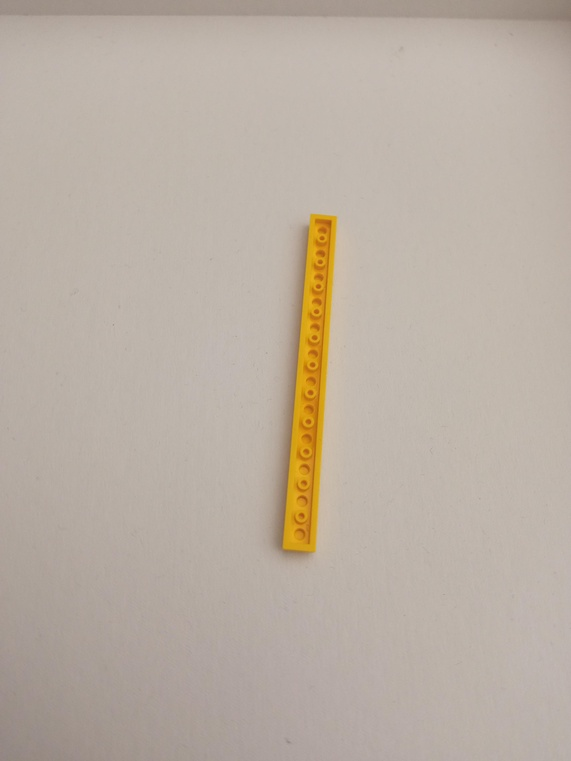
#> input picture imgs/0.jpg, 571 x 761 px, shrunk from 2448 x 3264 before the run
$ python -i script.py   (imports and definitions only)
#> lines starting #> are read from the running program, lines starting #| are printed output that depends on the picture; after the words box and inside, x2 and y2 are one past the last pixel; in counts of white or black regions, pixels touching at a corner belong together; pictures that were not available may be replaced by others from this repository, and a replacement may not be noted
# ======================== Imports ========================

import cv2
import numpy as np
from sklearn.cluster import KMeans
from collections import Counter
import matplotlib.pyplot as plt
import pandas as pd
import warnings
from IPython.display import display, Image
import os
import json
import sys

# ======================== Suppress Warnings ========================

# [2 lines not run here, left out]

# ======================== Global Model Parameters ========================

debug = False
imgLoadSizeRatio = 0.1
dataDir = 'imgs'

# Contours Configurations
kmeansBlurQuantity = 1
kmeansClusterSize = 8
cannyThreshold1 = 110
cannyThreshold2 = 200
numEdgeIterations = 10
contourConnectSize = 2

# Bounding Box Configurations
manyBBThreshold = 15
blurQntManyBB = 9
boundingBoxMinPossibleArea = 200
boundingBoxMaxPossibleAreaRatio = 0.3
boundingBoxIntersectionThreshold = 0.25

# BB Color Configurations
bbColorBlurQnt = 31
bbColorClusterSize = 8
sameColorDistanceThreshold = 45

# ======================== Image Display Functions ========================

def loadImage(num):
    global imgLoadSizeRatio, dataDir
    img = cv2.imread(os.path.join(dataDir, f'{num}.jpg'))
    img = cv2.resize(img, (0, 0), fx = imgLoadSizeRatio, fy = imgLoadSizeRatio)
    return img


# [29 lines left out: functions loadImageStr, render, not called in this run]

# ======================== Image Pre-Processing ========================

# Gaussian Blur + K-means clustering to get color regions
def kmeansBlur(img, kmeansBlurQuantity, kmeansClusterSize):
    blurred = cv2.GaussianBlur(img, (kmeansBlurQuantity, kmeansBlurQuantity), 0)

    pixels = blurred.reshape((-1, 3))
    pixels = np.float32(pixels)

    criteria = (cv2.TERM_CRITERIA_EPS + cv2.TERM_CRITERIA_MAX_ITER, 200, 1.0)
    _, labels, centers = cv2.kmeans(pixels, kmeansClusterSize, None, criteria, 12, cv2.KMEANS_RANDOM_CENTERS)

    centers = np.uint8(centers)
    segmented_data = centers[labels.flatten()]
    segmented_image = segmented_data.reshape((img.shape))

    return segmented_image


# Draw edges on image using a mask
# [5 lines left out: function drawEdgeImg, not called in this run]


# Get the edges of the image with Canny edge detection
def getEdges(img):
    global cannyThreshold1, cannyThreshold2
    gray = cv2.cvtColor(img, cv2.COLOR_BGR2GRAY)
    edges = cv2.Canny(gray, cannyThreshold1, cannyThreshold2)
    return edges


# Get the contours of the edges in the image
def getContours(img, edges):
    global contourConnectSize
    contours, _ = cv2.findContours(edges, cv2.RETR_EXTERNAL, cv2.CHAIN_APPROX_SIMPLE)
    kernel = cv2.getStructuringElement(cv2.MORPH_RECT, (contourConnectSize, contourConnectSize))
    dilated_edges = cv2.dilate(edges, kernel)
    contours, _ = cv2.findContours(dilated_edges, cv2.RETR_EXTERNAL, cv2.CHAIN_APPROX_SIMPLE)
    contour_image = img.copy()
    cv2.drawContours(contour_image, contours, -1, (0, 255, 0), 2)
    return contour_image, contours


# Apply pre-processing to the image to get the contours and extract lego contours
def preprocessImg(img):
    global numEdgeIterations, kmeansBlurQuantity, kmeansClusterSize, contourConnectSize, debug

    edge_sum = np.zeros(img.shape[:2])

    for i in range(numEdgeIterations):
        segmented_img = kmeansBlur(img, kmeansBlurQuantity, kmeansClusterSize + i)
        new_edges = getEdges(segmented_img)
        edge_sum += new_edges

    # Threshold the accumulated edges so that at least 1/2 of iterations agree
    edges = (edge_sum >= (numEdgeIterations / 2)).astype(np.uint8) * 255

    if debug:
        print("Final Edges Image")
        drawEdgeImg(img, edges)

    contour_image, contours = getContours(img, edges)

    if debug:
        print("Contours of the Edges")
        render(contour_image)

    return contours

# ======================== Bounding Box Processing ========================

# Check if two bounding boxes overlap more than a certain threshold
# [14 lines left out: functions checkIfBBOverlap, checkIfBBContained, not called in this run]


# Remove contained bounding boxes
def remove_contained_rectangles(bounding_rectangles):

    if len(bounding_rectangles) < 2:
        return bounding_rectangles

    rectangles_to_remove = []

    # Iterate through each pair of bounding boxes
    for i in range(len(bounding_rectangles)):
        for j in range(i + 1, len(bounding_rectangles)):

            try:
                bb1 = bounding_rectangles[i]
                bb2 = bounding_rectangles[j]

                # Check if one bounding box is contained within the other
                if checkIfBBContained(bb1, bb2):
                    rectangles_to_remove.append(i)
                elif checkIfBBContained(bb2, bb1):
                    rectangles_to_remove.append(j)
            except:
                continue

    # Remove the contained rectangles
    bounding_rectangles = [bb for i, bb in enumerate(bounding_rectangles) if i not in rectangles_to_remove]
    return bounding_rectangles


# Remove overlapping bounding boxes
def remove_overlapping_rectangles(bounding_rectangles):

    if len(bounding_rectangles) < 2:
        return bounding_rectangles

    # Iterate through each pair of bounding boxes
    for i in range(len(bounding_rectangles)):
        for j in range(i + 1, len(bounding_rectangles)):

            try:
                bb1 = bounding_rectangles[i]
                bb2 = bounding_rectangles[j]

                # Check if the bounding boxes overlap more than the threshold
                if checkIfBBOverlap(bb1, bb2):

                    # Remove the smallest bounding box of the pair
                    if bb1[2] * bb1[3] < bb2[2] * bb2[3]:
                        bounding_rectangles.remove(bb1)
                    else:
                        bounding_rectangles.remove(bb2)
            except:
                continue

    return bounding_rectangles


# Get the bounding boxes for the legos based on the contours edges, removing possible false matches
def getBoundingBoxes(img, contours):

    global boundingBoxMinPossibleArea, blurQntManyBB, manyBBThreshold, debug

    num_legos = 0
    bounding_box_image = img.copy()
    bounding_rectangles = []

    temp = bounding_box_image.copy()
    counter = 0
    for contour in contours:
        x, y, w, h = cv2.boundingRect(contour)
        cv2.rectangle(temp, (x, y), (x + w, y + h), (0, 255, 0), 2)
        counter += 1

    if debug:
        render(temp)

    if counter > manyBBThreshold:
        if debug:
            print("Detected too many bounding boxes, using kmeans again to reduce noise.")
        blurred = cv2.GaussianBlur(img, (blurQntManyBB, blurQntManyBB), 0)
        contours = preprocessImg(blurred)

    for contour in contours:

        x, y, w, h = cv2.boundingRect(contour)
        area = w * h

        # Ignore small area rectangles because they are likely noise
        if area < boundingBoxMinPossibleArea:
            continue

        # Ignore large area rectangles because they are likely to be the entire image
        if area > boundingBoxMaxPossibleAreaRatio * img.shape[0] * img.shape[1]:
            continue

        bounding_rectangles.append((x, y, w, h))

    # Sort the bounding boxes by area in descending order
    bounding_rectangles = sorted(bounding_rectangles, key=lambda x: x[2] * x[3], reverse=True)

    # Remove bounding boxes that are contained within other bounding boxes
    bounding_rectangles = remove_contained_rectangles(bounding_rectangles)

    # Check each bb pair and remove the smallest of the pair if they overlap more than threshold
    bounding_rectangles = remove_overlapping_rectangles(bounding_rectangles)

    # Draw the bounding boxes on the image
    for x, y, w, h in bounding_rectangles:
        cv2.rectangle(bounding_box_image, (x, y), (x + w, y + h), (0, 255, 0), 2)
        num_legos += 1

    if debug:
        print("Bounding Boxes: " + str(num_legos))
        render(bounding_box_image)

    return num_legos, bounding_rectangles

# ======================== BB Color Extraction ========================

# Get the image contained in a bounding box
def getBoundingBoxImage(img, box):
    x, y, w, h = box
    cropped_image = img[y:y+h, x:x+w]
    return cropped_image


# Display a square of a specific color in RGB format
# [25 lines left out: functions display_color_square, are_colors_same, not called in this run]

# Returns the foreground mask, which will be used to extract the lego color
def getGrabCutMask(img):
    mask = np.zeros(img.shape[:2], np.uint8)
    bgModel = np.zeros((1, 65), np.float64)
    fgModel = np.zeros((1, 65), np.float64)
    rect = (0, 0, img.shape[1] - 1, img.shape[0] - 1)
    cv2.grabCut(img, mask, rect, bgModel, fgModel, 5, cv2.GC_INIT_WITH_RECT)
    mask = np.where((mask == cv2.GC_FGD) | (mask == cv2.GC_PR_FGD), 1, 0).astype('uint8')
    return mask


# Get the color of the lego piece
def getLegoColor(lego_img):
    global bbColorBlurQnt, bbColorClusterSize, debug

    # Apply K-means clustering to reduce the number of colors
    try:
        pixels = lego_img.reshape((-1, 3))
        kmeans_all = KMeans(n_clusters=bbColorClusterSize, n_init=10, max_iter=300, tol=1e-4, random_state=0)
        kmeans_all.fit(pixels)
        lego_img_kmeans = kmeans_all.cluster_centers_[kmeans_all.labels_].reshape(lego_img.shape).astype(np.uint8)
        lego_img = lego_img_kmeans
    except:
        print("Failed to reduce the color space for lego color extraction")

    fg_mask = getGrabCutMask(lego_img)

    # Apply a blur to the image to reduce noise
    lego_img_blurred = cv2.GaussianBlur(lego_img, (bbColorBlurQnt, bbColorBlurQnt), 0)

    # Mask out the background
    fg_pixels = lego_img_blurred[np.where(fg_mask == 1)]

    # Masked image
    if debug:
        temp = cv2.bitwise_and(lego_img_blurred, lego_img_blurred, mask=fg_mask)
        render(temp)

    # Apply k-means clustering to get the most common color
    try:
        kmeans = KMeans(n_clusters=bbColorClusterSize, n_init=10, max_iter=300, tol=1e-4, random_state=0)
        kmeans.fit(fg_pixels)
        most_common_color = Counter(kmeans.labels_).most_common(1)[0][0]
        color = kmeans.cluster_centers_[most_common_color].astype(np.uint8)
    except:
        # if k-mean fails for some reason, like the grab cut deleting everything
        print("K-means clustering failed to extract lego color")
        # Use default color: white
        color = np.array([255, 255, 255], dtype=np.uint8)

    color_rgb = color[..., ::-1] # Convert BGR to RGB

    return color_rgb

# Get the bounding box lego color
def getBBColor(og_img, box):

    global debug

    # Extract the bounding box image from the original image
    lego_img = getBoundingBoxImage(og_img, box)

    if debug:
        render(lego_img)

    # Get the most common color in the bounding box image, which should be the color of the lego
    color = getLegoColor(lego_img)

    # Display the extracted color
    if debug:
        try:
            display_color_square(color)
        except:
            print("No color was found for this lego piece.")
            color = (0, 0, 0)

    return color


# Get Number of Different Lego Colors
def getNumDifferentColors(og_img, boxes):
    colors = []

    for box in boxes:
        color = getBBColor(og_img, box)
        similar_color_found = False

        for recorded_color in colors:
            if are_colors_same(color, recorded_color):
                similar_color_found = True
                break

        if not similar_color_found:
            colors.append(color)

    return len(colors), colors

# ======================== Guess Lego Count & Color ========================

# Evaluate results for lego counting
# [11 lines left out: functions getActualPieceCount, getActualColorCount, not called in this run]

# ======================== Main Model Definition ========================

# the model itself
def model(image_id, inputMode = False):

    global debug

    # Load the image
    if inputMode:
        og_img = loadImageStr(image_id)
    else:
        og_img = loadImage(image_id)

    if og_img is None:
        return -1, -1, []

    if debug:
        print("Original Image")
        render(og_img)

    # contours the image to extract the edges and contours
    contours = preprocessImg(og_img)

    # Bounding box evaluation
    num_legos_guess, boxes = getBoundingBoxes(og_img, contours)

    # Color evaluation
    if debug:
        print("\n================== Color Extraction ==================\n")
    num_colors_guess, color_list = getNumDifferentColors(og_img, boxes)

    if debug:
        print("Colors list: ")
        for c in color_list:
            print(f"({c[0]}, {c[1]}, {c[2]})", end="\t")
        print("\n")

    return num_legos_guess, num_colors_guess, boxes

# ======================== Model Evaluation ========================

# guesses number of legos and colors for a specific image
# [125 lines left out: functions makeGuess, evaluate_model, inputAPI, outputAPI, main, not called in this run]


# [2 lines not run here, left out]

>>> import cv2
>>> picture = cv2.imread('../imgs/0.jpg', cv2.IMREAD_GRAYSCALE)
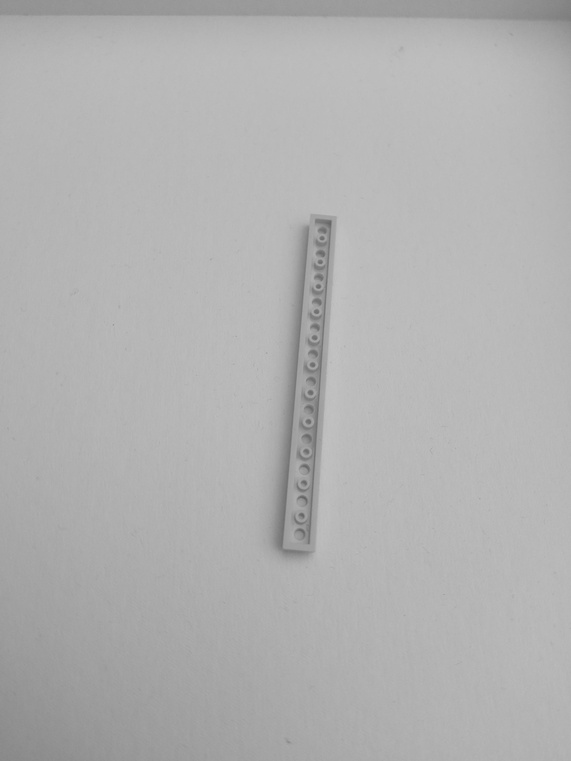
#> picture: shape (761, 571); min 100, max 194, mean 177.1
>>> result = model(picture)
#> in loadImage, img is the input picture: shape (761, 571, 3); mean B, G, R 163.3, 174.9, 186.3
#> the loop in preprocessImg, `for i in range(numEdgeIterations):` made 10 passes
#> pass 1, in getEdges, `edges = cv2.Canny(gray, cannyThreshold1, cannyThreshold2)`:
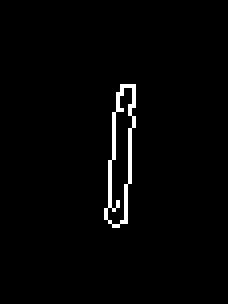
#> edges: shape (76, 57) (shown 4 times larger); 1.9% white in thin lines or dots, all inside (x1, y1, x2, y2) = (26, 21, 34, 57)
#> after the loop in preprocessImg, `for i in range(numEdgeIterations):`:
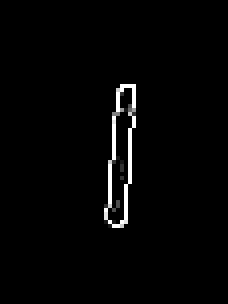
#> edge_sum: shape (76, 57) float64 (shown 4 times larger); min 0, max 2550, mean 46.7; drawn with min black and max white
#> in preprocessImg, `edges = (edge_sum >= (numEdgeIterations / 2)).astype(np.uint8) * 255`:
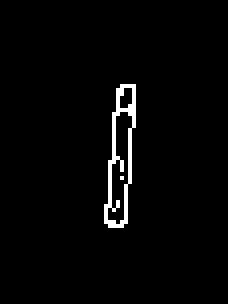
#> edges: shape (76, 57) (shown 4 times larger); 2.2% white in thin lines or dots, all inside (x1, y1, x2, y2) = (26, 21, 34, 57)
#> in getContours, `contours, _ = cv2.findContours(edges, cv2.RETR_EXTERNAL, cv2.CHAIN_APP..`: contours = 1 contour; box (x1, y1, x2, y2) and area: (26, 21, 34, 57) 154
#> in getContours, `dilated_edges = cv2.dilate(edges, kernel)`:
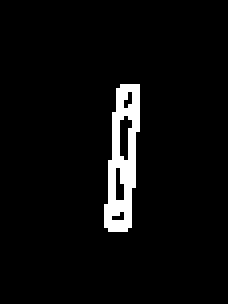
#> dilated_edges: shape (76, 57) (shown 4 times larger); 4.5% white in thin lines or dots, all inside (x1, y1, x2, y2) = (26, 21, 35, 58)
#> in getContours, `contours, _ = cv2.findContours(dilated_edges, cv2.RETR_EXTERNAL, cv2.C..`: contours = 1 contour; box (x1, y1, x2, y2) and area: (26, 21, 35, 58) 197
#> in getContours, `cv2.drawContours(contour_image, contours, -1, (0, 255, 0), 2)`:
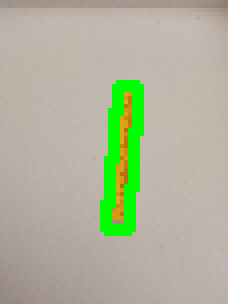
#> contour_image: shape (76, 57, 3) (shown 4 times larger); mean B, G, R 154.8, 179.9, 175.2
#> the loop in getBoundingBoxes, `for contour in contours:` made 1 pass
#> (x, y, w, h, counter) on pass 1: (26, 21, 9, 37, 1)
#> after the loop in getBoundingBoxes, `for contour in contours:`:
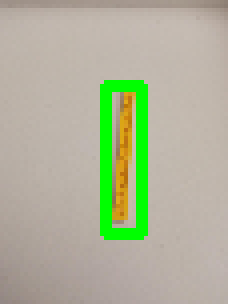
#> temp: shape (76, 57, 3) (shown 4 times larger); mean B, G, R 152.8, 179.7, 174.4
#> after the loop in getBoundingBoxes, `for contour in contours:`: counter = 1
#> the loop in getBoundingBoxes, `for contour in contours: ` made 1 pass
#> (x, y, w, h, area) on pass 1: (26, 21, 9, 37, 333)
#> after the loop in getBoundingBoxes, `for contour in contours:`: bounding_rectangles = [(26, 21, 9, 37)]
#> the loop in getBoundingBoxes, `for x, y, w, h in bounding_rectangles:` made 1 pass
#> after the loop in getBoundingBoxes, `for x, y, w, h in bounding_rectangles:`: num_legos = 1
#> in model, `num_legos_guess, boxes = getBoundingBoxes(og_img, contours)`: boxes = [(26, 21, 9, 37)]
#> the loop in getNumDifferentColors, `for box in boxes:` made 1 pass
#> after the loop in getNumDifferentColors, `for box in boxes:`: colors = [[192, 161, 105]]
#> in model, `num_colors_guess, color_list = getNumDifferentColors(og_img, boxes)`: num_colors_guess = 1; color_list = [[192, 161, 105]]
#> result = (1, 1, [(26, 21, 9, 37)])

$ run again, on imgs/12.jpg
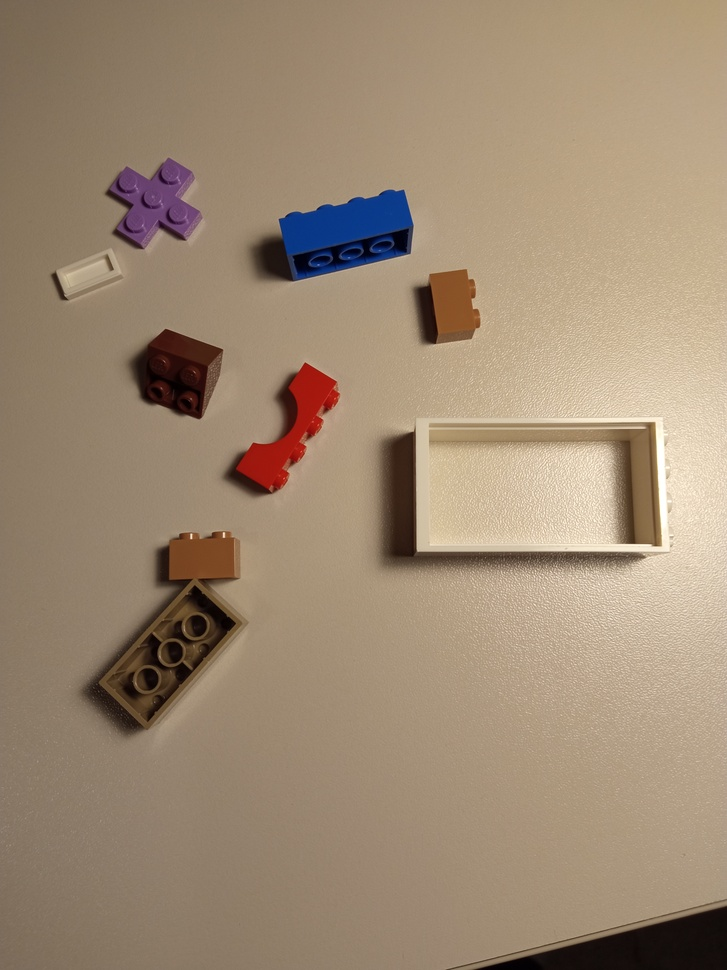
#> input picture imgs/12.jpg, 727 x 970 px, shrunk from 3120 x 4160 before the run
#> in loadImage, img is the input picture: shape (970, 727, 3); mean B, G, R 115.2, 137.7, 157.8
#> img: shape (97, 73, 3)
#> in preprocessImg, `edges = (edge_sum >= (numEdgeIterations / 2)).astype(np.uint8) * 255`:
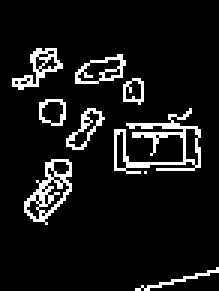
#> edges: shape (97, 73) (shown 3 times larger); 8.7% white in thin lines or dots, all inside (x1, y1, x2, y2) = (4, 16, 73, 97)
#> in getContours, `contours, _ = cv2.findContours(edges, cv2.RETR_EXTERNAL, cv2.CHAIN_APP..`: contours = 9 contours, 2 with area under 20; largest, box (x1, y1, x2, y2) and area: (8, 53, 24, 75) 174, (38, 36, 67, 58) 140, (25, 18, 42, 28) 95, (4, 16, 21, 30) 78, (22, 36, 35, 50) 70, (13, 33, 22, 42) 56, (41, 26, 48, 35) 40
#> dilated_edges: shape (97, 73); 16.5% white; 7 white regions
#> in getContours, `contours, _ = cv2.findContours(dilated_edges, cv2.RETR_EXTERNAL, cv2.C..`: contours = 7 contours; box (x1, y1, x2, y2) and area: (38, 36, 68, 59) 472, (8, 53, 25, 76) 218, (25, 18, 49, 36) 176, (4, 16, 22, 31) 117, (22, 36, 36, 51) 96, (13, 33, 23, 43) 74, (45, 89, 73, 97) 36
#> contour_image: shape (97, 73, 3); mean B, G, R 95.3, 161.3, 130.7
#> the loop in getBoundingBoxes, `for contour in contours:` made 7 passes
#> (x, y, w, h) on passes 1 to 7: (45, 89, 28, 8), (8, 53, 17, 23), (38, 36, 30, 23), (22, 36, 14, 15), (13, 33, 10, 10), (25, 18, 24, 18), (4, 16, 18, 15)
#> after the loop in getBoundingBoxes, `for contour in contours:`: counter = 7
#> the loop in getBoundingBoxes, `for contour in contours: ` made 7 passes
#> (x, y, w, h, area) on passes 1 to 7: (45, 89, 28, 8, 224), (8, 53, 17, 23, 391), (38, 36, 30, 23, 690), (22, 36, 14, 15, 210), (13, 33, 10, 10, 100), (25, 18, 24, 18, 432), (4, 16, 18, 15, 270)
#> after the loop in getBoundingBoxes, `for contour in contours:`: bounding_rectangles = [(45, 89, 28, 8), (8, 53, 17, 23), (38, 36, 30, 23), (22, 36, 14, 15), (25, 18, 24, 18), (4, 16, 18, 15)]
#> in getBoundingBoxes, `bounding_rectangles = sorted(bounding_rectangles, key=lambda x: x[2] *..`: bounding_rectangles = [(38, 36, 30, 23), (25, 18, 24, 18), (8, 53, 17, 23), (4, 16, 18, 15), (45, 89, 28, 8), (22, 36, 14, 15)]
#> the loop in remove_contained_rectangles, `for i in range(len(bounding_rectangles)):` made 6 passes
#> after the loop in remove_contained_rectangles, `for i in range(len(bounding_rectangles)):`: rectangles_to_remove = []
#> the loop in remove_overlapping_rectangles, `for i in range(len(bounding_rectangles)):` made 6 passes
#> the loop in getBoundingBoxes, `for x, y, w, h in bounding_rectangles:` made 6 passes
#> after the loop in getBoundingBoxes, `for x, y, w, h in bounding_rectangles:`: num_legos = 6
#> boxes has the same summary as bounding_rectangles in getBoundingBoxes
#> the loop in getNumDifferentColors, `for box in boxes:` made 6 passes
#> pass 1, in getLegoColor, `lego_img_blurred = cv2.GaussianBlur(lego_img, (bbColorBlurQnt, bbColor..`:
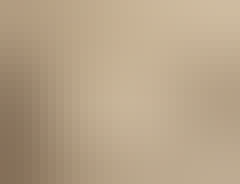
#> lego_img_blurred: shape (23, 30, 3) (shown 8 times larger); mean B, G, R 135.6, 162.3, 182.4
#> after the loop in getNumDifferentColors, `for box in boxes:`: colors = [[185, 165, 139], [98, 97, 105], [106, 86, 66]]
#> num_colors_guess = 3; color_list = [[185, 165, 139], [98, 97, 105], [106, 86, 66]]
#> result = (6, 3, [(38, 36, 30, 23), (25, 18, 24, 18), (8, 53, 17, 23), (4, 16, 18, 15), (45, 89, 28, 8), (22, 36, 14, 15)])
